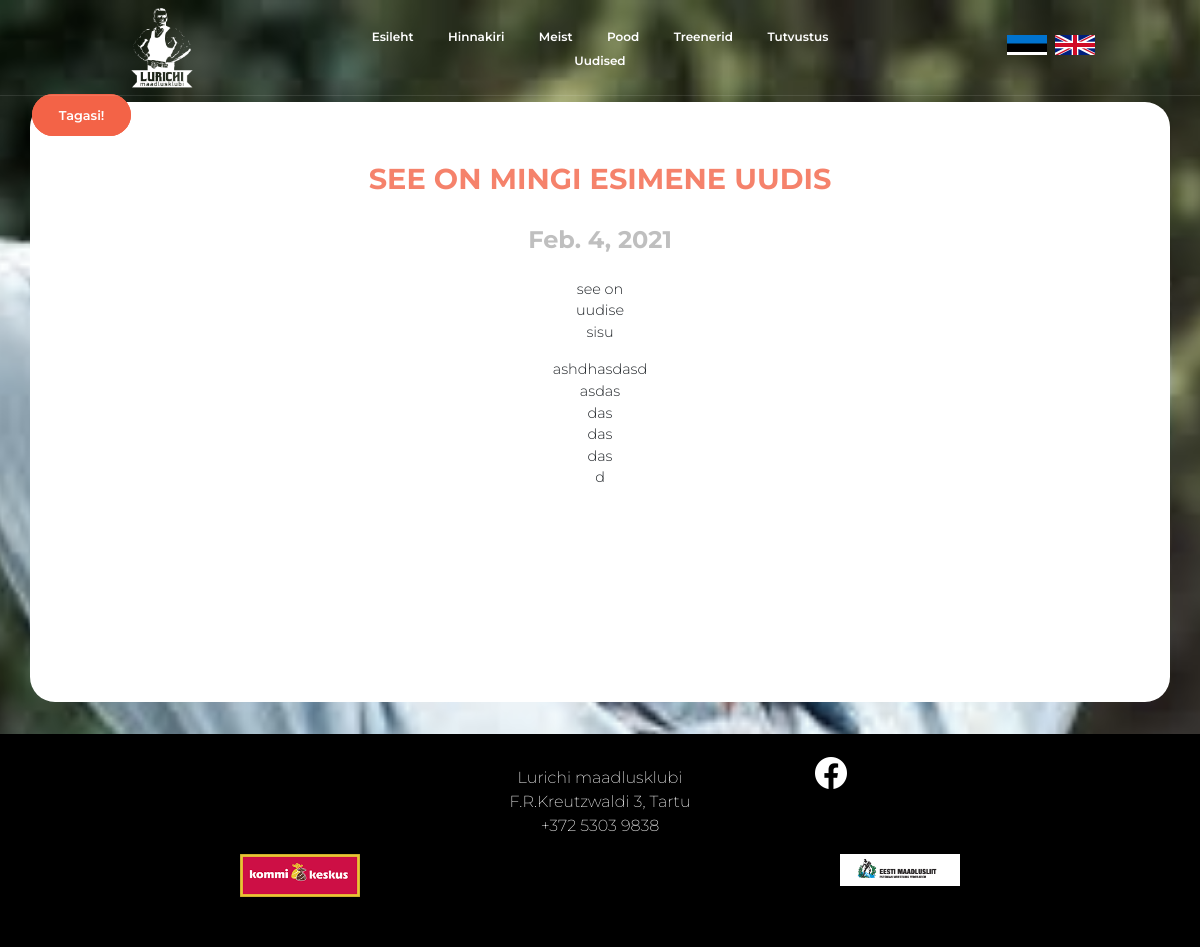
Page /blog/1/ on the committed database.
### navbar/models.py (models this page shows, shortened)
class Navbar_lang(models.Model):
	lang = models.OneToOneField(Lang, on_delete=models.CASCADE)
	index = models.CharField(max_length=15, blank=True)
	hinnakiri = models.CharField(max_length=15, blank=True)
	meist = models.CharField(max_length=15, blank=True)
	pood = models.CharField(max_length=15, blank=True)
	treenerid = models.CharField(max_length=15, blank=True)
	tutvustus = models.CharField(max_length=15, blank=True)
	blog = models.CharField(max_length=15, blank=True)
	footer_info = models.TextField(blank=True)
	logo = models.ImageField()

class Lang(models.Model):
	lang = models.CharField(max_length=3, unique=True)
	flag = models.ImageField()

class Social_media(models.Model):
	url = models.CharField(max_length=999, blank=True)
	icon = models.CharField(max_length=20, blank=True)

class Toetaja(models.Model):
	url = models.CharField(max_length=999, blank=True)
	logo = models.ImageField(blank=True)

### blog/models.py (models this page shows, shortened)
class Blog_lang(models.Model):
	lang = models.OneToOneField(Lang, on_delete=models.CASCADE)
	bg = models.ImageField(blank=True)
	title = models.CharField(max_length=999, blank=True)
	tagasi = models.CharField(max_length=999, blank=True)

class Post(models.Model):
	tiitel = models.CharField(max_length=999, blank=True)
	pilt = models.ImageField(blank=True)
	sisu = models.TextField(blank=True)
	date = models.DateField(auto_now_add=True, blank=True)

### blog/views.py (the view)
# urls.py: path('<int:post_id>/', views.post)
def post(request,post_id):
	if 'lang' not in request.session:
		request.session['lang'] = 'est'
	if bool(request.POST) == True:
		if request.POST['submit-btn'] == 'lang':
			request.session['lang'] = request.POST['langselect']
			return HttpResponseRedirect('/blog') #INDEX\i puhul '/'
	return render(request, 'post.html', context={
		'contact':Contact.objects.all()[0],
		'navbar_lang':Navbar_lang.objects.get(lang=Lang.objects.get(lang=request.session['lang'])),
		'flags': Lang.objects.all(),
		'lang':Blog_lang.objects.get(lang=Lang.objects.get(lang=request.session['lang'])),
		'social_media': Social_media.objects.all(),
		'toetajad': Toetaja.objects.all(),
		'post': Post.objects.get(id=post_id)
		})

### templates/post.html (shortened to what this page needs)
{% load static %}
{% include "navbar/navbar.html" %}
<link rel="stylesheet" type="text/css" href="{% static "post.css" %}">
<div class="main">
	<div class="row sisu">
		<div class="container hinnakiri">
			<a href="/blog" class="back">{{ lang.tagasi }}</a>
			<h1>{{ post.tiitel|upper }}</h1>
			<h4 class="date">{{ post.date }}</h4>
			<p>{{ post.sisu|linebreaks }}</p>
			<br>
		</div>
	</div>
</div>
{% include "navbar/footer.html" %}

### templates/navbar/navbar.html (shortened to what this page needs)
{% load static %}
<!DOCTYPE html>
<html lang="en">
<head>
<link rel="stylesheet" href="https://maxcdn.bootstrapcdn.com/bootstrap/4.0.0/css/bootstrap.min.css">
<link rel="stylesheet" href="https://cdn.jsdelivr.net/npm/bootstrap-icons@1.3.0/font/bootstrap-icons.css">
<link rel="stylesheet" type="text/css" href="{% static 'all.css' %}">
</head>
<body>
<link rel="stylesheet" href="https://cdnjs.cloudflare.com/ajax/libs/font-awesome/4.7.0/css/font-awesome.min.css">
<div class="navbar">
	<div class="col-3">
		<a href="/" class="logo">
			<img src="{{ navbar_lang.logo.url }}">
		</a>
	</div>
	<div class="col-6 navigatsioon">
		<a href="/">{{ navbar_lang.index }}</a>
		<a href="/hinnakiri">{{ navbar_lang.hinnakiri }}</a>
		<a href="/meist">{{ navbar_lang.meist }}</a>
		<a href="/pood">{{ navbar_lang.pood }}</a>
		<a href="/treenerid">{{ navbar_lang.treenerid }}</a>
		<a href="/tutvustus">{{ navbar_lang.tutvustus }}</a>
		<a href="/blog">{{ navbar_lang.blog }}</a>
	</div>
	<div class="col-3">
		{% for flag in flags %}
			<div class="col-2 navbar-desktop__langs__item">
				<form method="POST"> {% csrf_token %}
					<button type="submit" name="submit-btn" value="lang" style="background-image: url('{{ flag.flag.url }}');">
					</button>
				</form>
			</div>
		{% endfor %}
	</div>
</div>

### templates/navbar/footer.html (shortened to what this page needs)
{% load static %}
<div class="container footer col-12">
	<div class="row">
		<div class="col-2"></div>
		<div class="col-2"></div>
		<div class="col-4 footer-info">
			<p>{{ navbar_lang.footer_info|linebreaks }}</p>
		</div>
		<div class="col-2 socials">
			{% for social in social_media %}
			<a href="{{ social.url }}" target="_blank"><i class="bi-{{ social.icon }}"></i></a>
			{% endfor %}
		</div>
		<div class="col-2"></div>
	</div>
	<div class="row toetajad">
		{% for toetaja in toetajad %}
		<div class="col">
		<a href="{{ toetaja.url }}" target="_blank">
			<img src="{{ toetaja.logo.url }}">
		</a>
		</div>
		{% endfor %}
	</div>
</div>
</body>
</html>

### static/all.css (style rules this page uses)
:root { --kontrast: #f36347; --kontrast-0: rgba(243, 99, 71, 0); --kontrast-50: rgba(243, 99, 71, .5); --kontrast-25: rgba(243, 99, 71, .25); --kontrast-10: rgba(243, 99, 71, .1); }
html { overflow-x: hidden; }
body { font-family: Montserrat; font-weight: 600; overflow-x: hidden; width: 100vw; background-color: black; }
.navbar { z-index: 10000; text-align: center; height: 12vh; width: 100vw; border-bottom: thin solid rgba(255,255,255,.1); transform: all .5s; transition: all .5s; }
.navbar a { color: white; text-decoration: none; margin-left: 1.25em; margin-right: 1.25em; font-size: .75em; transform: all .5s; transition: all .5s; border-bottom: solid 2px var(--kontrast-0); }
.navbar .logo img, .navbar .logo { max-width: 10vw; height: 10vh; }
.navbar-desktop__langs__item { display: inline-block; }
.navbar-desktop__langs__item button { padding: 0 0 0 0; border: none; width: 2.5em; height: 1.25em; background-size: cover; cursor: pointer; }
.main { display: block; width: 100vw; min-height: 87vh; margin-top: -12vh; background-position: fixed; z-index: -1; padding-left: 0 !important; padding-right: 0 !important; }
.footer { margin-top: 2em; background-color: black; color: white; padding-top: 1em; padding-bottom: 2em; }
.footer a { text-decoration: none; }
.footer .footer-info { text-align: center; font-weight: 250; }
.footer .socials a { color: white; font-size: 2em; transition: all .25s; }
.footer .toetajad a { text-decoration: none; }
.footer .toetajad img { width: 10vw; display: block; margin-left: auto; margin-right: auto; }

### static/post.css (style rules this page uses)
.hinnakiri { margin-top: 15vh; padding-bottom: 3vh; background-color: white; border-radius: 25px; min-height: 75vh; }
.hinnakiri h3, .hinnakiri h1 { margin-top: 1.25em; margin-bottom: 1em; opacity: .8; font-size: 1.8em; font-weight: 700; text-align: center; color: var(--kontrast); }
.hinnakiri p { font-weight: 350; font-size: .9em; text-align: center; padding-left: 7.5%; padding-right: 7.5%; }
a.back { text-decoration: none; color: white; padding: 1em 2em 1em 2em; margin-top: 2em; margin-left: -1em; border-radius: 25px; background-color: var(--kontrast); transition: all .5s; font-size: .8em; border: solid .15em var(--kontrast); }
.date { text-align: center; font-weight: 700; color: gray; opacity: .5; }

### rows in the picture
Navbar_lang: logo (picture), index "Esileht", hinnakiri "Hinnakiri", meist "Meist", pood "Pood", treenerid "Treenerid", tutvustus "Tutvustus", blog "Uudised", footer_info "Lurichi maadlusklubi F.R.Kreutzwaldi 3, Tartu +372 5303 9838"
Lang: flag (picture)
Lang: flag (picture)
Blog_lang: tagasi "Tagasi!"
Post: tiitel "SEE ON MINGI ESIMENE UUDIS", date "Feb. 4, 2021", sisu "see on uudise sisu ashdhasdasd asdas das das das d"
Toetaja: logo (picture)
Toetaja: logo (picture)
